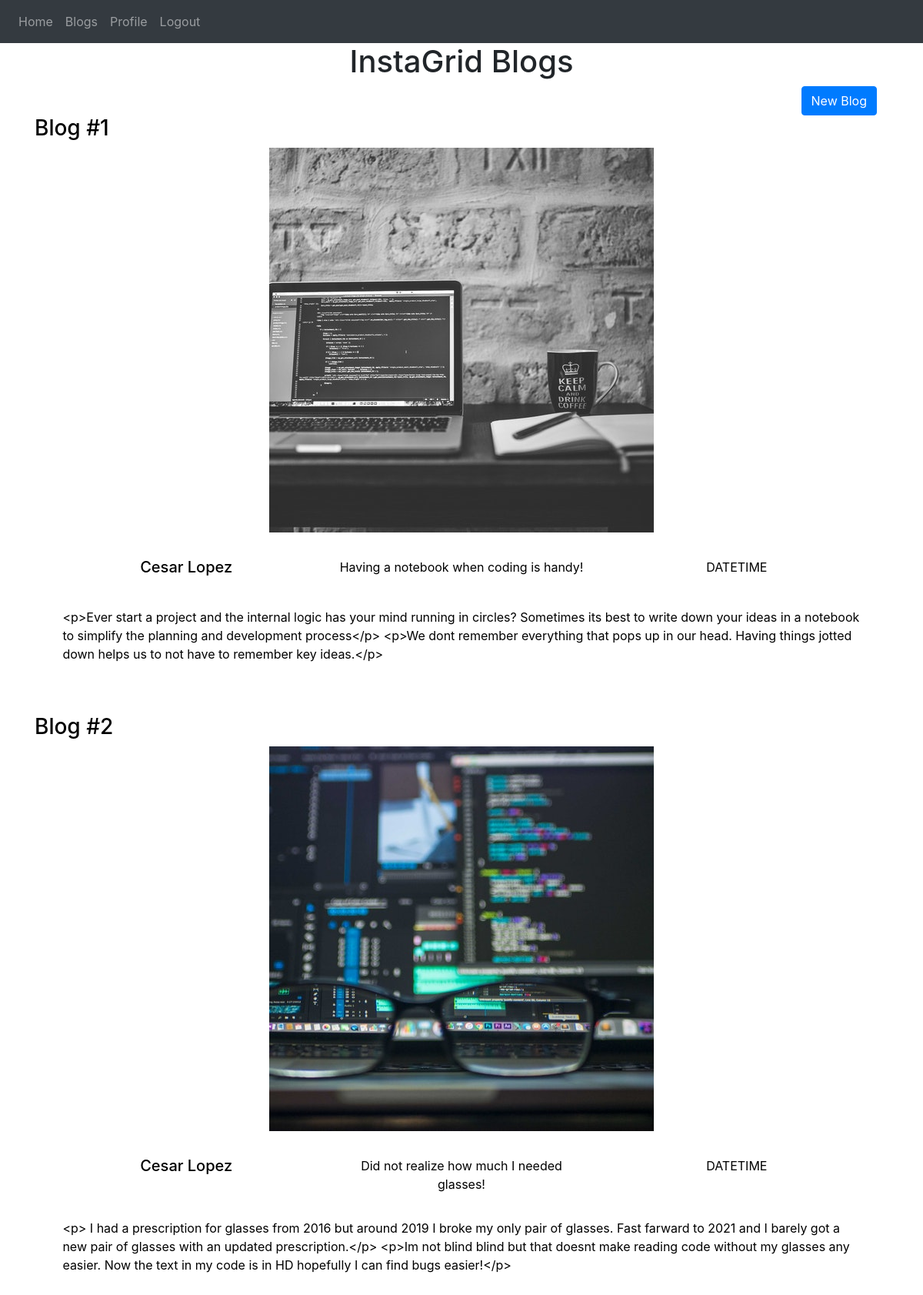
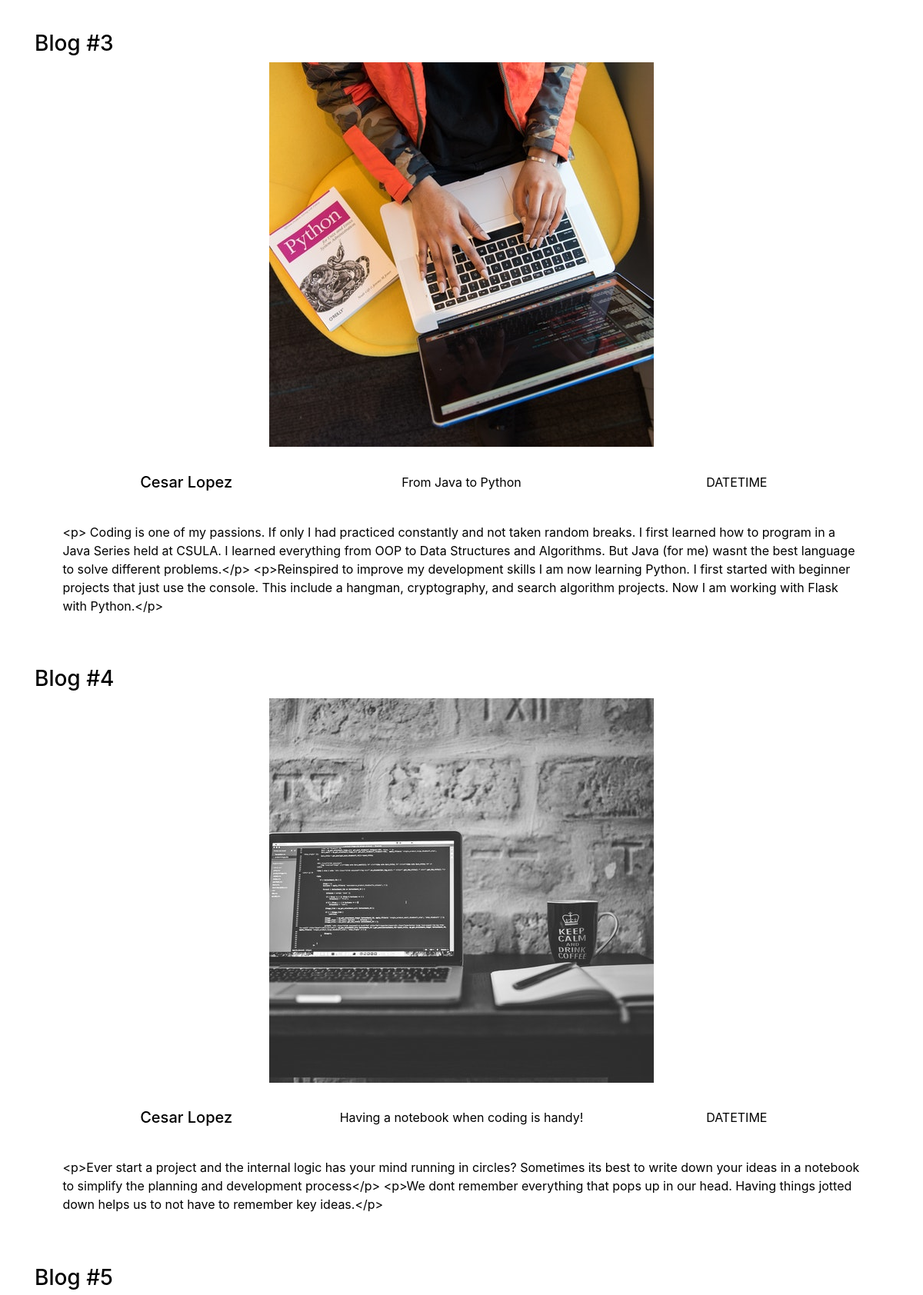
Page /blogs (signed in, upper part) on the committed database (2 pictures, top to bottom).
### website/models.py (models this page shows)
class Blog(db.Model):
  id = db.Column(db.Integer, primary_key=True)
  pic = db.Column(db.String(150))
  title = db.Column(db.String(150))
  content =  db.Column(db.String(1000))
  post_date = db.DateTime(timezone=True)
  user_id = db.Column(db.Integer, db.ForeignKey('user.id'))

class User(db.Model, UserMixin):
    id = db.Column(db.Integer, primary_key=True)
    email = db.Column(db.String(150), unique=True)
    password = db.Column(db.String(150))
    first_name = db.Column(db.String(150))
    last_name = db.Column(db.String(150))
    bio = db.Column(db.String(150))
    url = db.Column(db.String(150))
    pic = db.Column(db.String(150))
    notes = db.relationship('Note', backref='note_creater')
    blogs = db.relationship('Blog', backref='blog_creator')

### website/views.py (the view, shortened to what this page needs)
@views.route('/blogs', methods=['GET', 'POST'])
def blogs():
  blogs = Blog.query
  if blogs:
    pass
  return render_template('blogs.html', user=current_user)

### website/templates/blogs.html (shortened to what this page needs)
{% extends "base.html" %}
{% block content %}
  <div class="container">
    <div class="row">
      <div class="col-sm">
        <div align="center">
          <h1> InstaGrid Blogs </h1>
        </div>
      </div>
    </div>
    <div class="row">
      <div class="col-sm">
        <div align="right">
          <a href="/create">
          <button type="button" class="btn btn-primary"> New Blog </button>
          </a>
        </div>
      </div>
    </div>
  </div>
  {% if user.blogs %}
  {% for indiv_blog in user.blogs %}
    <a href="blogs/{{indiv_blog.id}}"  style="color:#000000; text-decoration:none" >
      <h3> Blog #{{indiv_blog.id}} </h3>
      <div class="row">
        <div class="col-sm">
          <div align="center">
            <img src="{{ url_for('static', filename=indiv_blog.pic) }}" class="grid_photo_posts center" id={{indiv_blog.id}}>
            <div class="row post_padding">
              <div class="col-sm">
                <h5>
                  {{ user.first_name
                  + ' ' +
                  user.last_name }} </h5>
              </div>
              <div class="col-sm">
                {{ indiv_blog.title }}
              </div>
              <div class="col-sm">
                {{indiv_blog.post_date | strftime }}
              </div>
            <div>
            <div class="row">
              <div class="col-sm txt_align_left post_padding">
                {{indiv_blog.content}}
              </div>
            </div>
          </div>
        </div>
      </div>
    </a>
  {% endfor %}
  {% endif %}
{% endblock %}

### website/static/style.css (style rules this page uses)
.grid_photo_posts { width: auto; height: 90%; margin-right: auto; margin-left: auto; }
.center { display: block; margin-left: auto; margin-right: auto; }
.txt_align_left { text-align: left; }
.post_padding { padding: 3%; }

### rows in the picture
Blog: id "1", pic (picture), title "Having a notebook when coding is handy!", post_date|strftime "DATETIME", content "<p>Ever start a project and the internal logic has your mind running in circles? Sometimes its best to write down your ideas in a notebook to simplify the planning and development process</p> <p>We dont remember everything that pops up in our head. Having things jotted down helps us to not have to remember key ideas.</p>"
User: first_name+last_name "Cesar Lopez"
Blog: id "2", pic (picture), title "Did not realize how much I needed glasses!", post_date|strftime "DATETIME", content "<p> I had a prescription for glasses from 2016 but around 2019 I broke my only pair of glasses. Fast farward to 2021 and I barely got a new pair of glasses with an updated prescription.</p> <p>Im not blind blind but that doesnt make reading code without my glasses any easier. Now the text in my code is in HD hopefully I can find bugs easier!</p>"
Blog: id "3", pic (picture), title "From Java to Python", post_date|strftime "DATETIME", content "<p> Coding is one of my passions. If only I had practiced constantly and not taken random breaks. I first learned how to program in a Java Series held at CSULA. I learned everything from OOP to Data Structures and Algorithms. But Java (for me) wasnt the best language to solve different problems.</p> <p>Reinspired to improve my development skills I am now learning Python. I first started with beginner projects that just use the console. This include a hangman, cryptography, and search algorithm projects. Now I am working with Flask with Python.</p>"
Blog: id "4", pic (picture), title "Having a notebook when coding is handy!", post_date|strftime "DATETIME", content "<p>Ever start a project and the internal logic has your mind running in circles? Sometimes its best to write down your ideas in a notebook to simplify the planning and development process</p> <p>We dont remember everything that pops up in our head. Having things jotted down helps us to not have to remember key ideas.</p>"
Blog: id "5"
